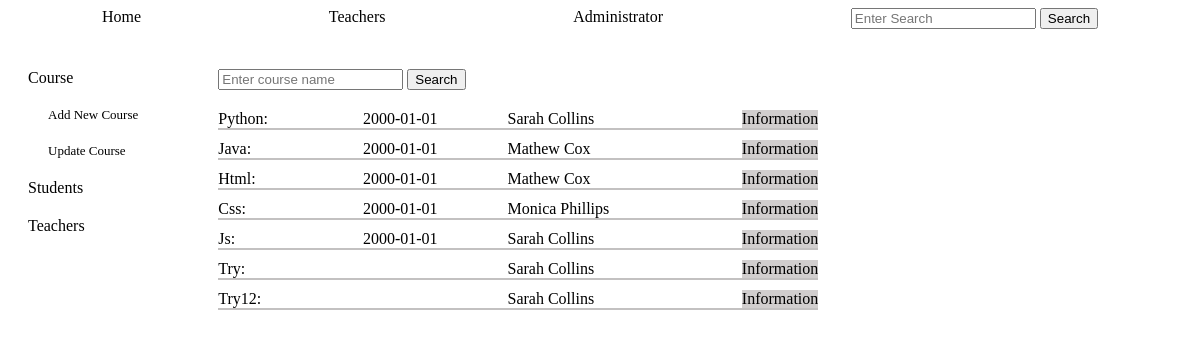
The app's page /admin_courses with its own data.
### tables this page shows
CREATE TABLE courses (
        id INTEGER PRIMARY KEY,
        name TEXT NOT NULL,
        description TEXT,
        teacher_id TEXT NOT NULL,
        start TEXT,
        day TEXT,
        time TEXT, 
        FOREIGN KEY (teacher_id) REFERENCES teachers (id)
        );

CREATE TABLE teachers (
        id INTEGER PRIMARY KEY,
        name TEXT NOT NULL,
        email TEXT NOT NULL UNIQUE,
        phone TEXT
        );

### app.py (the view, shortened to what this page needs)
@app.route('/admin_courses',methods=['GET', 'POST'])
def admin_courses():
    return render_template('admin_courses.html', courses_teachers=courses_teachers())

### crud.py (called while the page is built)
def read_all(table):
    return query(f"SELECT * FROM {table}")

### functions.py (called while the page is built)
def create_courses_objects(courses: list):
    courses_objects=[classes.Course(course[0], course[1], course[2], course[3], course[4], course[5], course[6] ) for course in courses]
    return courses_objects

def create_teachers_objects(teachers: list):
    teachers_objects=[classes.Teacher(teacher[0], teacher[1], teacher[2], teacher[3]) for teacher in teachers]
    return teachers_objects

def courses_teachers():
    courses_teachers=[]
    for course in create_courses_objects(crud.read_all('courses')):
        for teacher in create_teachers_objects(crud.read_all('teachers')):
            if course.teacher_id==str(teacher.tid):
                course_teacher=classes.Course(course.tid, course.name, course.description, teacher.name, course.start, course.day, course.time)
                courses_teachers.append(course_teacher)
    return courses_teachers

### setup_db.py (called while the page is built)
def query(sql):
    with sqlite3.connect('students.db') as conn:
        cur=conn.cursor()
        cur.execute(sql)
        return cur.fetchall()

### templates/admin_courses.html (shortened to what this page needs)
{% include "admin_nav_courses.html" %}
    <div class="admin_courses_main">
        <div class="course_search">
            <form action="" method="POST">
                <input type="text" name="search" placeholder="Enter course name">
                <input type="submit" value="Search">
            </form>
        </div>
        <div class="courses_list">{{result}}
        {% for course in courses_teachers %}
            <div class="course_info">
                <span class="course_name"> {{course.name}}:</span><span class="course_start">{{course.start}}</span> <span class="course_teacher">{{course.teacher_id}}</span>
                <a href="/course_info/{{course.tid}}">Information</a>
            </div>
        {% endfor %}
        </div>
    </div>
</div>

### templates/admin_nav_courses.html
{% extends "base.html" %}
{% block content %}
<div class="admin_pages">
    <div class="links">
        <div class="link"><a href="/admin_courses">Course</a></div>
            <div class="more_links">
                <div class="link"><a href="/add_course">Add New Course</a></div>
                <div class="link"><a href="/update_courses">Update Course</a></div>
            </div>
        <div class="link"><a href="/admin_students">Students</a></div>
        <div class="link"><a href="/admin_teachers">Teachers</a></div>
    </div>
{% endblock %}

### templates/base.html
{% include "header.html" %}
{% block content %}
{% endblock %}

### templates/header.html (shortened to what this page needs)
<!DOCTYPE html>
<html lang="en">
<head>
    <link rel="stylesheet" href="../static/style.css">
</head>
<body>
 <div class="navbar">
    <a href="/home">Home</a>
    <a href="/teachers">Teachers</a>
    <a href="/administrator">Administrator</a>
    <form action="" method="post">
        <input type="text" name="search" placeholder="Enter Search">
        <input type="submit" value="Search">
    </form>
 </div>

### static/style.css (style rules this page uses)
.links { display: flex; flex-direction: column; gap: 20px; margin-left: 20px; }
.link>* { text-decoration: none; color: black; }
.more_links { display: flex; flex-direction: column; gap: 20px; margin-left: 20px; font-size:small; }
.navbar { width: 100%; text-decoration: none; display: flex; justify-content: space-around; }
.navbar>* { text-decoration: none; color: black; }
.admin_pages { display: grid; grid-template-columns: max-content max-content; gap:10vh; margin-top: 5vh; }
.links { grid-column: 1; }
.admin_courses_main { grid-column: 2; display: flex; flex-direction: column; gap:20px; width:600px; justify-content: space-between; }
.course_search { border-bottom: none; }
.courses_list { display: flex; flex-direction: column; gap: 10px; }
.course_info { display: flex; gap: 10px; justify-content: left; border-bottom: solid; border-width: 2px; border-color: rgb(195, 193, 193); }
.course_info>a { text-decoration: none; color: black; background-color: rgb(209, 206, 206); }
.course_name { width: 150px; }
.course_start { width:150px ; }
.course_teacher { width: 250px; }

### records on screen
courses: name "Python", start "2000-01-01"
teachers: teacher_id "Sarah Collins" "Sarah Collins" "Sarah Collins" "Sarah Collins"
courses: name "Java", start "2000-01-01"
teachers: teacher_id "Mathew Cox" "Mathew Cox"
courses: name "Html", start "2000-01-01"
courses: name "Css", start "2000-01-01"
teachers: teacher_id "Monica Phillips"
courses: name "Js", start "2000-01-01"
courses: name "Try"
courses: name "Try12"
